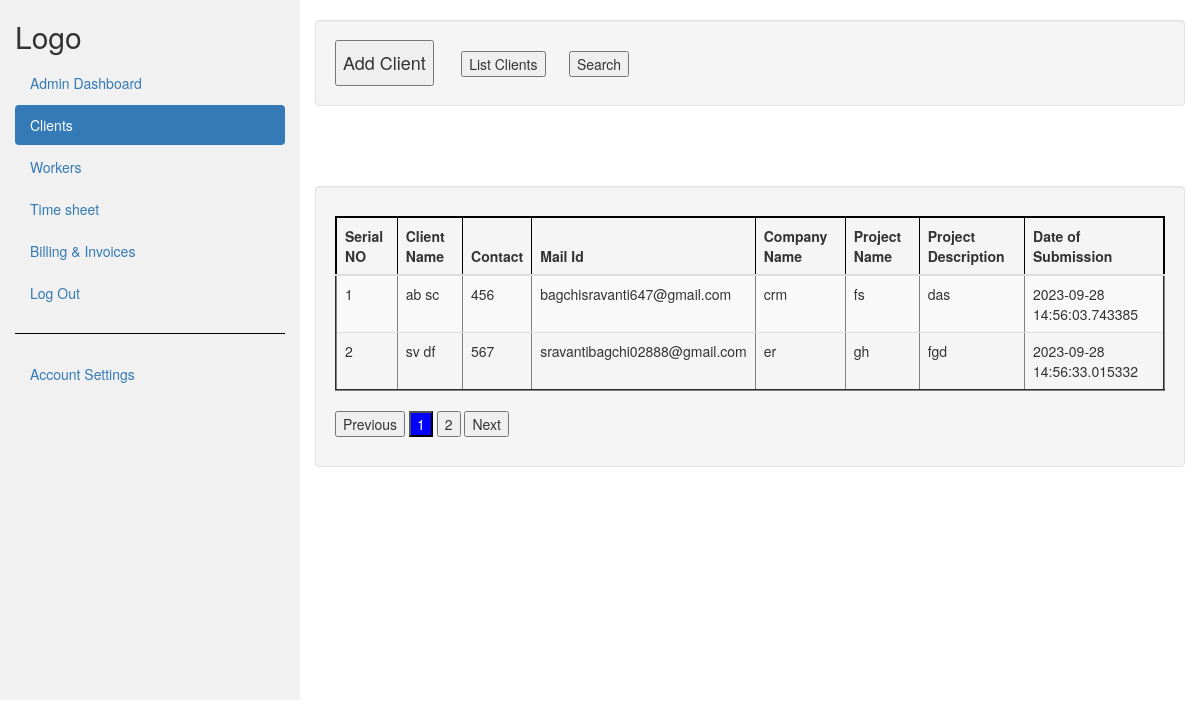
/client.php (signed in), run on the app's committed database.
### tables this page shows
CREATE TABLE `client_details` (
  `id` int(100) NOT NULL,
  `client_fname` varchar(59) NOT NULL,
  `client_lname` varchar(59) NOT NULL,
  `cmp_name` varchar(25) NOT NULL,
  `contact` varchar(20) NOT NULL,
  `email` varchar(100) NOT NULL,
  `project_name` varchar(50) NOT NULL,
  `project_dsc` varchar(255) NOT NULL,
  `date_sbmn` timestamp(6) NOT NULL DEFAULT current_timestamp(6)
);

### client.php (the view, shortened to what this page needs)
<?php
if(isset($_SESSION['u_name']) && isset($_SESSION['u_pass'])){
  include_once("../config/db.php");
?>
<!DOCTYPE html>
<html lang="en">
<head>
  <link rel="stylesheet" href="https://maxcdn.bootstrapcdn.com/bootstrap/3.4.1/css/bootstrap.min.css">
  <link rel="stylesheet" type="text/css" href="./css/workers.css">
</head>
<body>
<div class="container-fluid">
  <div class="row content">
    <div class="col-sm-3 sidenav hidden-xs" style="height: 700px;">
      <h2>Logo</h2>
      <ul class="nav nav-pills nav-stacked">
        <li><a href="dashboard.php">Admin Dashboard</a></li>
        <li class="active"><a href="client.php">Clients</a></li>
        <li><a href="workers.php">Workers</a></li>
        <li><a href="calendar.php">Time sheet</a></li>
        <li><a href="#">Billing & Invoices</a></li>
        <li><a href="logout.php">Log Out</a></li>
        <hr style="background-color: black;">
        <li><a href="profile.php">Account Settings</a></li>
      </ul><br>
    </div>
    <br>
    <div class="col-sm-9">
      <div class="well">
        <nav>
        <button id="mybtn" onclick="addmodal()"><h4>Add Client</h4></button> &nbsp &nbsp &nbsp
        <button id="list_worker">List Clients</button>&nbsp &nbsp &nbsp
        <button id="Search"> Search </button>&nbsp &nbsp &nbsp
        </nav>
      </div>
      <br><br>
<p class="hide" id="noData_list">no data found</p><br>
    <div class="row">
        <div class="col-sm-12">
          <div class="well" id="list_table">
            <p>
<table border="2px;" class="table table-success table-striped" id="client_table">
    <thead style="border: 2px solid black;" id="tb">
      <th colspan="2">Serial NO</th>
      <th colspan="2">Client Name</th>
      <th colspan="2">Contact</th>
      <th colspan="4">Mail Id</th>
      <th colspan="4">Company Name</th>
      <th colspan="2">Project Name</th>
      <th colspan="4">Project Description</th>
      <th colspan="4">Date of Submission</th>
    </thead>
    <tbody id="tbody">
    <?php
    $selct = "SELECT * FROM client_details";
    $result = mysqli_query($conn,$selct);
    if(mysqli_num_rows($result) > 0){
         $id=0;
               while ($row = mysqli_fetch_assoc($result)) {
               $id=$id+1;
               $name = $row['client_fname']." ".$row['client_lname'];
               ?>
                  <tr>
                    <td colspan="2"> <?php echo $id; ?></td>
                    <td colspan="2"> <?php echo $name; ?> </td>
                    <td colspan="2"> <?php echo $row['contact']; ?> </td>
                    <td colspan="4"> <?php echo $row['email']; ?> </td>
                    <td colspan="4"> <?php echo $row['cmp_name']; ?> </td>
                    <td colspan="2"> <?php echo $row['project_name']; ?> </td>
                    <td colspan="4"> <?php echo $row['project_dsc']; ?> </td>
                    <td colspan="4"> <?php echo $row['date_sbmn']; ?> </td>
               <?php
             }
          ?>
          <?php
        }
           else{
              echo '<tr>';
              echo '<td>'.'data not available'.'</td>';
              echo '</tr>';
           }
    ?>
    </tbody>
  </table>
      <div id="pagination" style="display: flex;">
          <button id="prev">Previous</button>&nbsp
          <div id="pagination_div"> </div>
          <button id="next">Next</button>
      </div>
            </p>
          </div>
        </div>
      </div>
    </div>
  </div>
</div>
</body>
</html>
<?php
}
else{
  echo "401 login failed.<br>";
  echo "you haven't logged in yet.<br><br>";
?>
<a href="index.php"> Login here.</a>
<?php
}
?>

### css/workers.css (style rules this page uses)
.row.content { height: 550px }
.sidenav { background-color: #f1f1f1; height: 100%; }
hr { height: 1px; background-color: #ccc; border:none; }

### data on the page
client_details: name "ab sc", contact "456", email "bagchisravanti647@gmail.com", cmp_name "crm", project_name "fs", project_dsc "das", date_sbmn "2023-09-28 14:56:03.743385"
client_details: name "sv df", contact "567", email "sravantibagchi02888@gmail.com", cmp_name "er", project_name "gh", project_dsc "fgd", date_sbmn "2023-09-28 14:56:33.015332"
